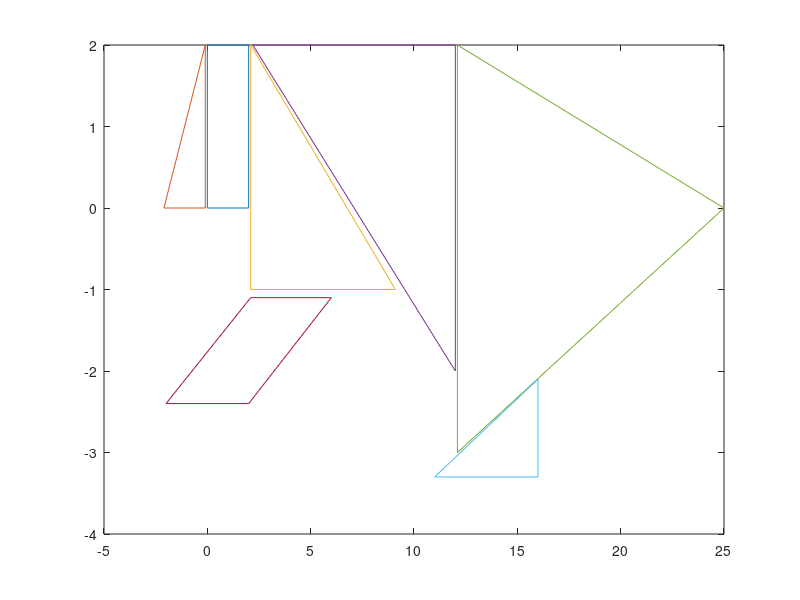

The MATLAB source for this figure:
x_cub = [0 2 2 0 0];
y_cub = [0 0 2 2 0];
x_t = [-0.1 -0.1 -2.1 -0.1];
y_t = [2 0 0 2];
x_t_1 = [2.1 2.1 9.1 2.1];
y_t_1 = [2 -1  -1 2];
x_t_2 = [2.2 12 12 2.2];
y_t_2 = [2 2  -2 2];
x_t_3 = [12.1 12.1 25 12.1];
y_t_3 = [2 -3  0 2];
x_t_4 = [16 16 11 16];
y_t_4 = [-2.1 -3.3  -3.3 -2.1];
x_paralle = [2.1, 6 2 -2 2.1];
y_paralle = [-1.1 -1.1 -2.4 -2.4 -1.1];
plot(x_cub, y_cub, x_t, y_t, x_t_1, y_t_1, x_t_2, y_t_2, x_t_3, y_t_3, x_t_4, y_t_4, x_paralle, y_paralle)

